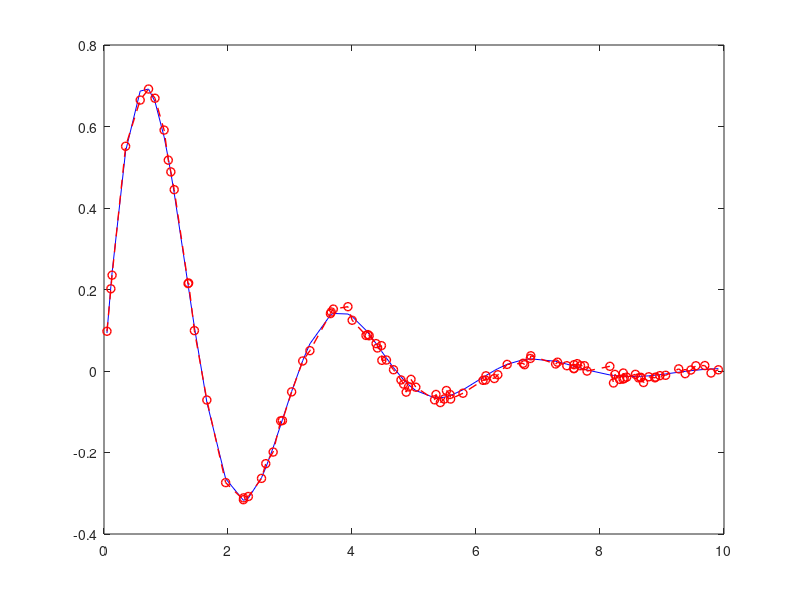

Recreate this plot in MATLAB. (Note: this script raises an error after producing the figure.)
%%  Copyright Erik Dali, GPL-3.0 License
%%  https://github.com/erik-dali

%%  2.1 Synthetic Data
clear all; format compact; format long e;

%   Fix the seed number
rng(719271)


m = 100; %  Number of points
epsilon = 1e-2; %   Magnitude of errors
x = sort(rand(m,1)*10); %    Generate random numbers between 0 and 10
y0 = zeros(m,1); %    Pre-allocate for y=f(x,c)
y = zeros(m,1); %    Pre-allocate for y=f(x,c)+error


%   Generate the synthetic data
y0 = exp(-x/2).*sin(2*x);
y = y0 + epsilon*randn(m,1);


%   Plot y
figure('Name','Function', 'WindowStyle','docked')
plot(x,y0,'b-', x,y,'ro--', 'LineWidth',1);

%   Figure Options
legend({'f(x;c)','f(x;c)+\delta'},'FontSize',12, 'Location','North East')
title('Function Fitting','FontSize',12, 'FontWeight','normal')
xlabel('x','FontSize',12)
ylabel('y','FontSize',12,'Rotation',0)
set(gca, 'YGrid','on','XGrid','off','YMinorTick','off','XMinorTick','off','YMinorGrid','off');
%yticks([3 pi (pi-3)+pi 2*(pi-3)+pi 3*(pi-3)+pi]);
%xticks(1:n)
set(gca,'linewidth',1)
pbaspect([1.75 1 1]) % Aspect Ratio

%   Save figures as EPSC
%   Naming convention: "Problem_#_Tittle_Erik_Dali"
saveas(1,'Problem_2_1_Synthetic_Erik_Dali','epsc')


%%  2.2 Gauss-Newton Method
clear all; format compact; format long e;

%   Fix the seed number
rng(719271)

nrm = 2; %  Norm used in calculations
m = 100; %  Number of points
n = 4; %   Dimension of unknown parameters
k = 20; %  Number of iterations
%epsilon = 1e-2; %   Magnitude of errors
epsilon = 0; %   Magnitude of errors
guess = [0.95 0.45 1.95 0.05]'; %   Initial guess
%guess = [1 1 1 1]'; %   Initial guess
%guess = [0.5 -0.1 1 0.5]'; %   Initial guess
x = sort(rand(m,1)*10); %    Generate random numbers between 0 and 10
y0 = zeros(m,1); %    Pre-allocate for y=f(x,c)
y = zeros(m,1); %    Pre-allocate for y=f(x,c)+error
c0 = [1 1/2 2 0]'; %   The actual parameters
c = zeros(n,k); % Pre-allocate for the c_k (by row) amplitude c1, decay c2, period c3,  phase c4
J = zeros(m,n); % Pre-allocate for the Jacobian (by column) amplitude c1, decay c2, period c3,  phase c4
c(:,1) = guess; % Set the initial guess
K = zeros(k,1); % Pre-allocate for the conditioning number of the (J.')*J matrix
err = zeros(1,k); % Pre-allocate for the error
C = 0; %   Pre-allocate for C

%   Define the function
f = @(d) d(1)*exp(-d(2)*x).*sin((d(3)*x) + d(4));

%   Define the derivates
fc1 = @(d) exp(-d(2)*x).*sin(d(3)*x + d(4));
fc2 = @(d) -x*d(1).*exp(-d(2)*x).*sin(d(3)*x + d(4));
fc3 = @(d) x*d(1).*exp(-d(2)*x).*cos(d(3)*x + d(4));
fc4 = @(d) d(1).*exp(-d(2)*x).*cos(d(3)*x + d(4));

%   Generate the synthetic data
y0 = f(c0);
y = y0 + (epsilon*randn(m,1));


%   Apply the Gauss-Newton method
for i = 1:k
    J(:,1) = fc1( c(:,i) );
    J(:,2) = fc2( c(:,i) );
    J(:,3) = fc3( c(:,i) );
    J(:,4) = fc4( c(:,i) );
    
    %   Applying the normal method
    LHS = (J')*J;
    RHS = (J')*(y0 - f(c(:,i)) );
    R = chol(LHS);
    z = R'\RHS;
    delta_c_k = R\z;
    c(:,i+1) = c(:,i) + delta_c_k;
    K(i) = cond(LHS,2);
end


%   Convergence
for i = 1:(k-1)
    err(:,i) = norm(c(:,i+1)-c0,nrm)/(norm(c(:,i)-c0,nrm)^1.1);
end


%%  2.3 Levenberg-Marquardt Algorithm
clear all; format compact; format long e;

%   Fix the seed number
rng(719271)

nrm = 2; %  Norm used in calculations
m = 100; %  Number of points
n = 4; %   Dimension of unknown parameters
k = 20; %  Number of iterations
epsilon = 1e-2; %   Magnitude of errors
guess = [1 1 1 1]'; %   Initial guess
x = sort(rand(m,1)*10); %    Generate random numbers between 0 and 10
y0 = zeros(m,1); %    Pre-allocate for y=f(x,c)
y = zeros(m,1); %    Pre-allocate for y=f(x,c)+error
c0 = [1 1/2 2 0]; %   The actual parameters
c = zeros(n,k); % Pre-allocate for the c_k (by column) amplitude c1, decay c2, period c3,  phase c4
J = zeros(m,n); % Pre-allocate for the Jacobian (by column) amplitude c1, decay c2, period c3,  phase c4
c(:,1) = guess; % Set the initial guess
K = zeros(k,1); % Pre-allocate for the conditioning number of the (J.')*J matrix
lambda = zeros(k,1); %   Pre-allocate for lambda
lambda(1) = 0.00511; %   Initial lambda


%   Define the function
f = @(d) d(1).*exp(-d(2).*x).*sin(d(3).*x + d(4));

%   Define the derivates
fc1 = @(d) exp(-d(2).*x).*sin(d(3).*x + d(4));
fc2 = @(d) -x.*d(1).*exp(-d(2).*x).*sin(d(3).*x + d(4));
fc3 = @(d) x.*d(1).*exp(-d(2).*x).*cos(d(3).*x + d(4));
fc4 = @(d) d(1).*exp(-d(2).*x).*cos(d(3).*x + d(4));

%   Generate the synthetic data
y0 = f(c0);
y = y0 + (epsilon*randn(m,1));


%   Apply the Gauss-Newton method
for i = 1:k
    J(:,1) = fc1( c(:,i) );
    J(:,2) = fc2( c(:,i) );
    J(:,3) = fc3( c(:,i) );
    J(:,4) = fc4( c(:,i) );
    
    %   Applying the normal method
    LHS = ((J')*J) + lambda(i)*diag(diag((J')*J));
    RHS = (J')*(y0 - f(c(:,i)) );
    R = chol(LHS);
    z = R'\RHS;
    delta_c_k = R\z;
    c(:,i+1) = c(:,i) + delta_c_k;
    K(i) = cond(LHS,2);
    
    lambda(i+1) = lambda(i)/2;
    
    %   Check if overall fit is better to half the lambda, or to double it
    %   if the fit is worse
    %err1 = norm(y - f(c(:,i)),nrm);
    %err2 = norm(y - f(c(:,i+1)),nrm);
    %if err2 < err1
    %    lambda(i+1) = lambda(i)/2;
    %else
    %    lambda(i+1) = 2*lambda(i);
    %end
end


%   Plot y
x=(1:k);
figure('Name','Convergence', 'WindowStyle','docked')
plot(x,c(1,x),'bo-', x,c(2,x),'rs-', x,c(3,x),'g^-', x,c(4,x),'cd-', 'LineWidth',1);

%   Figure Options
legend({'c_{1}','c_{2}','c_{3}','c_{4}'},'FontSize',12, 'Location','North West')
title('Convergence','FontSize',12, 'FontWeight','normal')
xlabel('iteration','FontSize',12)
ylabel('estimate','FontSize',12,'Rotation',90)
set(gca, 'YGrid','on','XGrid','off','YMinorTick','off','XMinorTick','off','YMinorGrid','off');
yticks([-2 -1 0 1/2 1 2 3 4]);
%xticks(1:n)
set(gca,'linewidth',1)
pbaspect([1.75 1 1]) % Aspect Ratio

%   Save figures as EPSC
%   Naming convention: "Problem_#_Tittle_Erik_Dali"
saveas(1,'Problem_2_3_Convergence_Erik_Dali','epsc')
